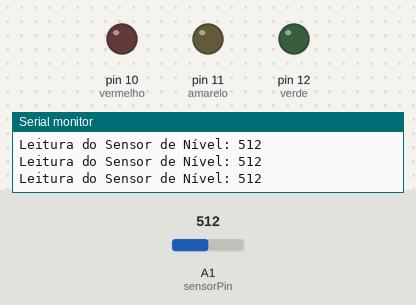
Bench run of a sketch on a simulated Arduino Uno, built with avr-gcc and run on an emulated ATmega328P. Shown: output pins drawn as LEDs (lit = HIGH), the last lines printed to the serial monitor. The test bench sets the inputs (shaded band); at power-on: A1 (sensorPin) = 512.

Above: at 2.2 s.
2.3 s: A1 (sensorPin) set to 493
At 3.7 s:
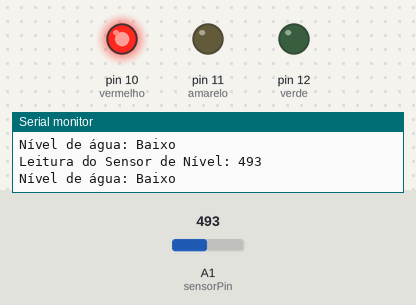
4.0 s: A1 (sensorPin) set to 585
5.5 s: A1 (sensorPin) set to 607
At 6.1 s:
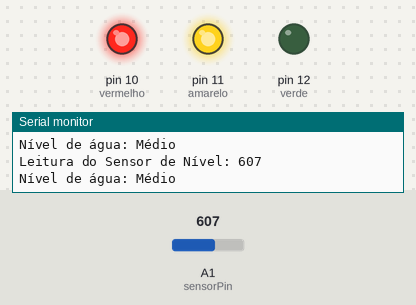
7.0 s: A1 (sensorPin) set to 643
8.5 s: A1 (sensorPin) set to 670
At 9.7 s:
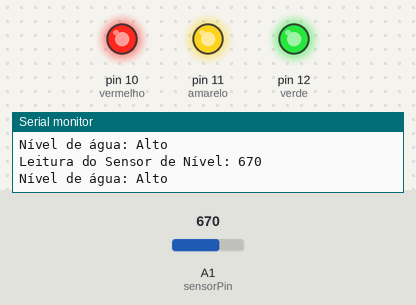
10.0 s: A1 (sensorPin) set to 650
At 11.0 s:
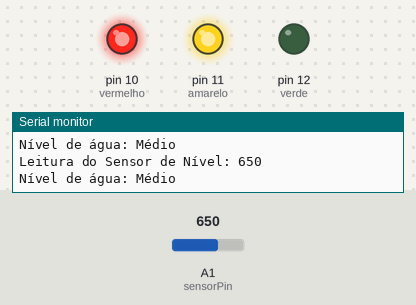
Timing chart, 0 to 12.5 s (numbered marks = the images above; inputs shaded):
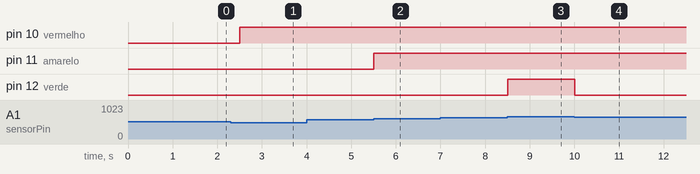

The sketch:

sensor_de_nivel_de_agua.ino
```cpp
#include <LiquidCrystal.h>
#define vermelho 10
#define amarelo 11
#define verde 12
#define sensorPin A1
int leitura;
void setup() {
  Serial.begin(9600);
  pinMode(vermelho, OUTPUT);
  pinMode(amarelo, OUTPUT);
  pinMode(verde, OUTPUT);
  digitalWrite(vermelho, LOW);
  digitalWrite(amarelo, LOW);
  digitalWrite(verde, LOW);
  Serial.println("----- MONITORAMENTO DO NÍVEL DE ÁGUA -----");
  delay(1000);
}

void loop() {
  Serial.print("Leitura do Sensor de Nível: ");
  leitura = analogRead(sensorPin);
  Serial.println(leitura);
  if (leitura <= 500) {
    Serial.println("Nível de água: Baixo");
    digitalWrite(vermelho, HIGH);
    digitalWrite(amarelo, LOW);
    digitalWrite(verde, LOW);
  }
  else if (leitura > 600 && leitura <= 660) {
    Serial.println("Nível de água: Médio");
    digitalWrite(vermelho, HIGH);
    digitalWrite(amarelo, HIGH);
    digitalWrite(verde, LOW);
  }
  else if (leitura > 641) {
    Serial.println("Nível de água: Alto");
    digitalWrite(vermelho, HIGH);
    digitalWrite(amarelo, HIGH);
    digitalWrite(verde, HIGH);
  }
  delay(500);
}
```

Measured:
- the behaviour switches between 501 and 500 on A1 (sensorPin) (found by bisection; images 0 and 1)
- the behaviour switches between 600 and 601 on A1 (sensorPin) (found by bisection; images 1 and 2)
- the behaviour switches between 660 and 661 on A1 (sensorPin) (found by bisection; images 2 and 3)
- after the input at 2.3 s, pin 10 (vermelho): LOW → HIGH after 0.20 s
- after the input at 5.5 s, pin 11 (amarelo): LOW → HIGH at once
- after the input at 8.5 s, pin 12 (verde): LOW → HIGH at once
- after the input at 10.0 s, pin 12 (verde): HIGH → LOW at once
